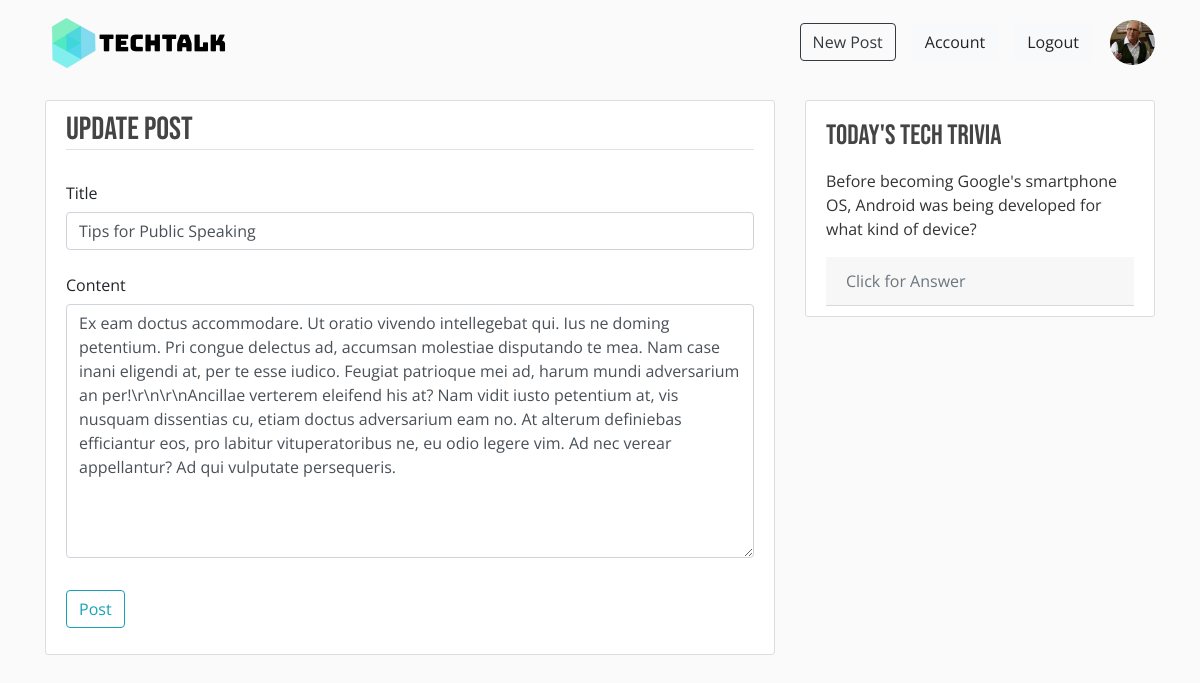
Page /post/10/update (signed in) on the earlier database version.
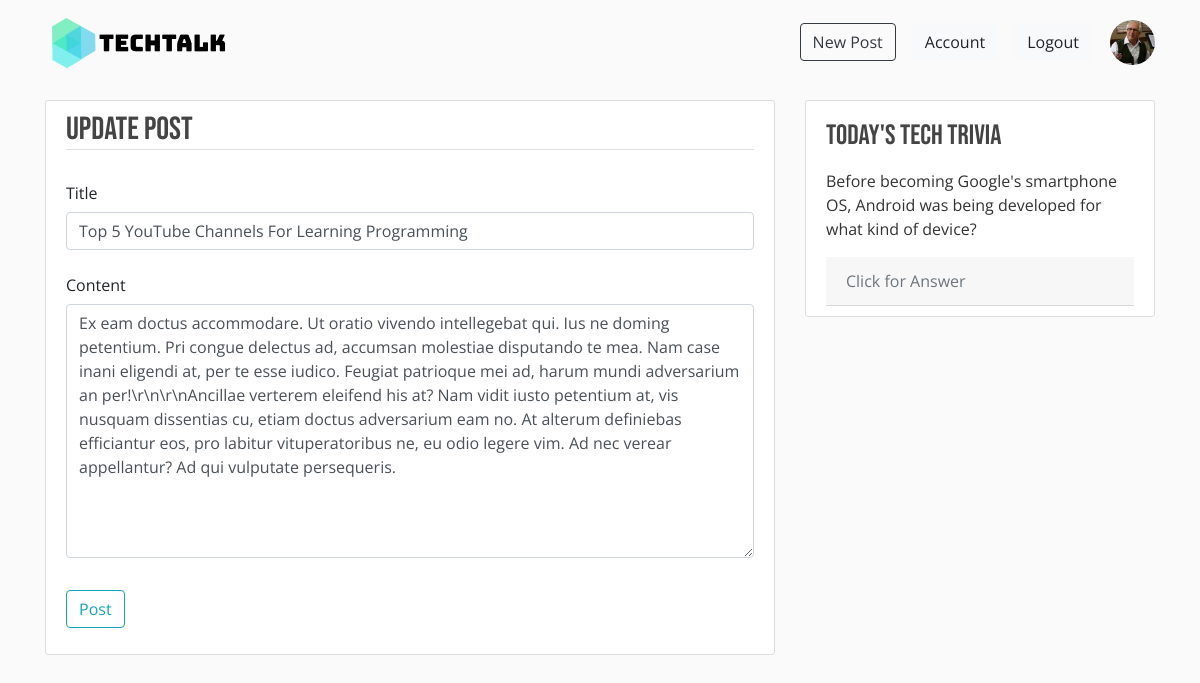
Same page on the later database version.
### techtalk/models.py (models this page shows, shortened)
class Post(db.Model):
    id = db.Column(db.Integer, primary_key=True)
    title = db.Column(db.String(100), nullable=False)
    date_posted = db.Column(db.DateTime, nullable=False, default=datetime.utcnow)
    content = db.Column(db.Text, nullable=False)
    user_id = db.Column(db.Integer, db.ForeignKey('user.id'), nullable=False)

### techtalk/posts/routes.py (the view)
@posts.route("/post/<int:post_id>/update", methods=['GET', 'POST'])
@login_required
def update_post(post_id):
    post = Post.query.get_or_404(post_id)
    if post.author != current_user:
        abort(403)
    form = PostForm()
    if form.validate_on_submit():
        post.title = form.title.data
        post.content = form.content.data
        db.session.commit()
        flash('Your post has been updated successfully!', 'success')
        return redirect(url_for('posts.post', post_id=post.id))
    elif request.method == 'GET':
        form.title.data = post.title
        form.content.data = post.content
    return render_template('create_post.html', title='Update Post', form=form, heading='Update Post')

### techtalk/posts/forms.py
class PostForm(FlaskForm):
    title = StringField('Title', validators=[DataRequired()])
    content = TextAreaField('Content', validators=[DataRequired()])
    submit = SubmitField('Post')

### techtalk/models.py (called while the page is built)
@login_manager.user_loader
def load_user(user_id):
    return User.query.get(int(user_id))

### techtalk/templates/create_post.html (shortened to what this page needs)
{% extends "layout.html" %}
{% block content %}
<div class="content-section">
    <form method="post" action="">
        <fieldset class="form-group">
            <h2 class="border-bottom mb-4">{{ heading }}</h2>
            <div class="form-group">
                {{ form.title.label(class="form-control-plaintext") }}
                {% if form.title.errors %}
                {{ form.title(class="form-control is-invalid") }}
                <div class="invalid-feedback">
                    {% for error in form.title.errors %}
                    <span>{{ error }}</span>
                    {% endfor %}
                </div>
                {% else %}
                {{ form.title(class="form-control") }}
                {% endif %}
            </div>
            <div class="form-group">
                {{ form.content.label(class="form-control-plaintext") }}
                {% if form.content.errors %}
                {{ form.content(class="form-control is-invalid") }}
                <div class="invalid-feedback">
                    {% for error in form.content.errors %}
                    <span>{{ error }}</span>
                    {% endfor %}
                </div>
                {% else %}
                {{ form.content(class="form-control", rows="10") }}
                {% endif %}
            </div>
        </fieldset>
        <div class="form-group">
            {{ form.submit(class="btn btn-outline-info") }}
        </div>
    </form>
</div>
{% endblock content %}

Differences in the rows shown:
changed Post: title "Tips for Public Speaking" → "Top 5 YouTube Channels For Learning Programming"
